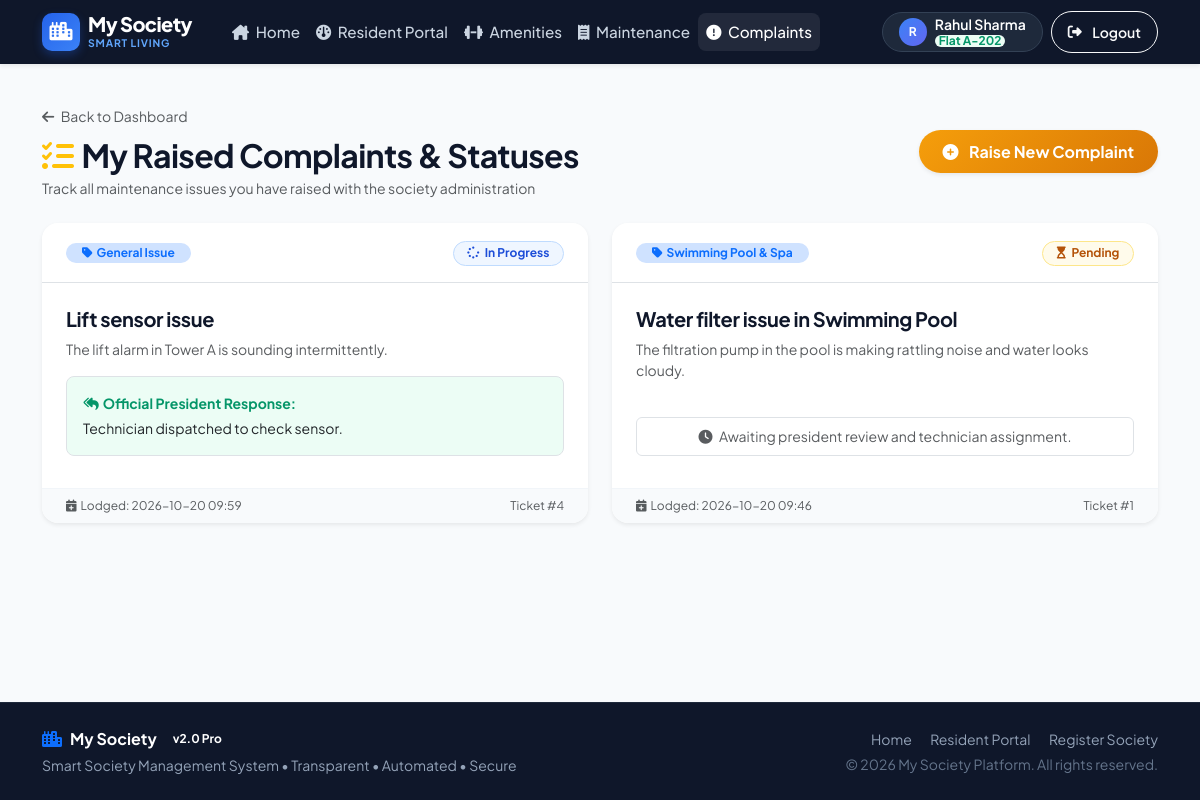
The app's page /member/my_complaints (signed in) with its own data.
### tables this page shows
CREATE TABLE complaints (
            id INTEGER PRIMARY KEY AUTOINCREMENT,
            user_id INTEGER NOT NULL,
            facility_id INTEGER,
            subject TEXT NOT NULL,
            description TEXT NOT NULL,
            status TEXT DEFAULT 'Pending',
            response TEXT,
            created_at TIMESTAMP DEFAULT CURRENT_TIMESTAMP,
            resolved_at TIMESTAMP,
            FOREIGN KEY (user_id) REFERENCES users(id),
            FOREIGN KEY (facility_id) REFERENCES facilities(id)
        );

CREATE TABLE facilities (
            id INTEGER PRIMARY KEY AUTOINCREMENT,
            name TEXT NOT NULL,
            description TEXT,
            monthly_cost REAL NOT NULL DEFAULT 0,
            society_id INTEGER NOT NULL,
            created_at TIMESTAMP DEFAULT CURRENT_TIMESTAMP,
            FOREIGN KEY (society_id) REFERENCES societies(id)
        );

### app.py (the view)
@app.route('/member/my_complaints')
@login_required
def my_complaints():
    db = get_db()
    complaints = db.execute('''
        SELECT c.*, f.name as facility_name
        FROM complaints c
        LEFT JOIN facilities f ON c.facility_id = f.id
        WHERE c.user_id = ?
        ORDER BY c.created_at DESC
    ''', (session['user_id'],)).fetchall()
    db.close()
    return render_template('member/my_complaints.html', complaints=complaints)

### app.py (called while the page is built)
@app.context_processor
def inject_global_vars():
    return {
        'current_year': datetime.now().year,
        'current_month': datetime.now().month
    }

def login_required(f):
    from functools import wraps
    @wraps(f)
    def decorated_function(*args, **kwargs):
        if 'user_id' not in session:
            flash('Please log in to access this page.', 'warning')
            return redirect(url_for('login'))
        return f(*args, **kwargs)
    return decorated_function

### database.py (called while the page is built)
def get_db():
    conn = sqlite3.connect(DATABASE)
    conn.row_factory = sqlite3.Row
    conn.execute('PRAGMA foreign_keys = ON')
    return conn

### templates/member/my_complaints.html (shortened to what this page needs)
{% extends 'base.html' %}
{% block content %}
<div class="container py-4">
    <div class="d-flex flex-wrap justify-content-between align-items-center gap-3 mb-4">
        <div>
            <a href="{{ url_for('member_dashboard') }}" class="text-decoration-none text-muted small">
                <i class="fa-solid fa-arrow-left me-1"></i> Back to Dashboard
            </a>
            <h2 class="fw-bold text-slate-900 mt-2 mb-1">
                <i class="fa-solid fa-list-check text-warning me-2"></i>My Raised Complaints & Statuses
            </h2>
            <p class="text-muted small mb-0">Track all maintenance issues you have raised with the society administration</p>
        </div>
        <a href="{{ url_for('raise_complaint') }}" class="btn btn-warning rounded-pill px-4 shadow-sm text-white fw-bold">
            <i class="fa-solid fa-plus-circle me-1"></i> Raise New Complaint
        </a>
    </div>
    {% if complaints %}
        <div class="row g-4">
            {% for c in complaints %}
            <div class="col-lg-6">
                <div class="card shadow-sm border-0 h-100 position-relative overflow-hidden">
                    <div class="card-header bg-white py-3 d-flex justify-content-between align-items-center border-bottom">
                        <span class="badge bg-primary-subtle text-primary rounded-pill px-3 py-1 text-xs">
                            <i class="fa-solid fa-tag me-1"></i>{{ c.facility_name or 'General Issue' }}
                        </span>
                        <div>
                            {% if c.status == 'Pending' %}
                                <span class="badge badge-pill-status badge-status-pending"><i class="fa-solid fa-hourglass-start"></i> Pending</span>
                            {% elif c.status == 'In Progress' %}
                                <span class="badge badge-pill-status badge-status-in-progress"><i class="fa-solid fa-spinner fa-spin"></i> In Progress</span>
                            {% else %}
                                <span class="badge badge-pill-status badge-status-resolved"><i class="fa-solid fa-check"></i> Resolved</span>
                            {% endif %}
                        </div>
                    </div>
                    <div class="card-body p-4 d-flex flex-column">
                        <h5 class="fw-bold text-slate-900 mb-2">{{ c.subject }}</h5>
                        <p class="text-muted small mb-3 flex-grow-1">{{ c.description }}</p>
                        {% if c.response %}
                            <div class="p-3 bg-emerald-subtle rounded-3 border border-emerald-200 small mt-auto mb-2">
                                <div class="d-flex justify-content-between align-items-center fw-bold text-emerald mb-1">
                                    <span><i class="fa-solid fa-reply-all me-1"></i>Official President Response:</span>
                                </div>
                                <div class="text-slate-800">{{ c.response }}</div>
                            </div>
                        {% else %}
                            <div class="p-2 bg-slate-50 rounded border border-slate-200 small text-muted text-center mt-auto mb-2">
                                <i class="fa-solid fa-clock me-1"></i> Awaiting president review and technician assignment.
                            </div>
                        {% endif %}
                    </div>
                    <div class="card-footer bg-slate-50 py-2 text-xs text-muted d-flex justify-content-between">
                        <span><i class="fa-solid fa-calendar-plus me-1"></i>Lodged: {{ c.created_at[:16] }}</span>
                        <span>Ticket #{{ c.id }}</span>
                    </div>
                </div>
            </div>
            {% endfor %}
        </div>
    {% endif %}
</div>
{% endblock %}

### static/css/style.css (style rules this page uses)
:root { --primary: #2563eb; --primary-hover: #1d4ed8; --primary-light: #eff6ff; --primary-subtle: #dbeafe; --dark-slate: #0f172a; --dark-slate-lighter: #1e293b; --dark-slate-border: #334155; --slate-50: #f8fafc; --slate-100: #f1f5f9; --slate-200: #e2e8f0; --slate-300: #cbd5e1; --slate-400: #94a3b8; --slate-500: #64748b; --slate-600: #475569; --slate-700: #334155; --slate-800: #1e293b; --slate-900: #0f172a; --success: #10b981; --success-subtle: #ecfdf5; --warning: #f59e0b; --warning-subtle: #fffbeb; --danger: #ef4444; --danger-subtle: #fef2f2; --info: #06b6d4; --info-subtle: #ecfeff; --purple: #8b5cf6; --purple-subtle: #f5f3ff; --font-sans: 'Plus Jakarta Sans', system-ui, -apple-system, BlinkMacSystemFont, 'Segoe UI', Roboto, sans-serif; --radius-sm: 8px; --radius-md: 12px; --radius-lg: 16px; --radius-xl: 22px; --radius-full: 9999px; --shadow-soft: 0 4px 20px -2px rgba(15, 23, 42, 0.06); --shadow-card: 0 10px 30px -4px rgba(15, 23, 42, 0.08), 0 4px 6px -2px rgba(15, 23, 42, 0.03); --shadow-hover: 0 20px 35px -4px rgba(37, 99, 235, 0.12), 0 8px 12px -3px rgba(15, 23, 42, 0.06); }
body { font-family: var(--font-sans); background-color: #f8fafc; color: #1e293b; -webkit-font-smoothing: antialiased; -moz-osx-font-smoothing: grayscale; }
h1, h2, h3, h4, h5, h6 { font-weight: 700; color: #0f172a; letter-spacing: -0.02em; }
a { transition: all 0.2s ease-in-out; }
.text-xs { font-size: 0.75rem !important; }
.bg-emerald-subtle { background-color: #ecfdf5 !important; }
.text-emerald { color: #059669 !important; }
.card { border-radius: var(--radius-lg); border: 1px solid rgba(226, 232, 240, 0.85); background-color: #ffffff; box-shadow: var(--shadow-card); transition: transform 0.25s cubic-bezier(0.16, 1, 0.3, 1), box-shadow 0.25s cubic-bezier(0.16, 1, 0.3, 1); }
.card-header { background-color: #ffffff; border-bottom: 1px solid #f1f5f9; padding: 1.25rem 1.5rem; font-weight: 700; border-top-left-radius: var(--radius-lg) !important; border-top-right-radius: var(--radius-lg) !important; }
.card-body { padding: 1.5rem; }
.card-footer { background-color: #f8fafc; border-top: 1px solid #f1f5f9; padding: 1rem 1.5rem; border-bottom-left-radius: var(--radius-lg) !important; border-bottom-right-radius: var(--radius-lg) !important; }
.badge-pill-status { padding: 0.35rem 0.85rem; font-weight: 700; font-size: 0.75rem; border-radius: var(--radius-full); display: inline-flex; align-items: center; gap: 0.35rem; text-transform: capitalize; }
.badge-status-pending { background-color: #fffbeb; color: #b45309; border: 1px solid #fde68a; }
.badge-status-in-progress { background-color: #eff6ff; color: #1d4ed8; border: 1px solid #bfdbfe; }
.btn { font-weight: 600; border-radius: 10px; padding: 0.6rem 1.25rem; transition: all 0.2s ease; display: inline-flex; align-items: center; justify-content: center; gap: 0.4rem; }
.btn-warning { background: linear-gradient(135deg, #f59e0b, #d97706); border: none; color: #ffffff; box-shadow: 0 4px 12px rgba(245, 158, 11, 0.25); }

### records on screen
complaints: facility_name "General Issue", status "In Progress" (drawn), subject "Lift sensor issue", description "The lift alarm in Tower A is sounding intermittently.", response "Technician dispatched to check sensor.", created_at "2026-10-20 09:59", id "4"
complaints: name "Swimming Pool & Spa", status "Pending" (drawn), subject "Water filter issue in Swimming Pool", description "The filtration pump in the pool is making rattling noise and water looks cloudy.", shows "Awaiting president review and technician assignment.", created_at "2026-10-20 09:46", id "1"

### other values on screen
{{ session.user_name[:1]|upper }} "R"
{{ session.user_name }} "Rahul Sharma"
{{ session.flat_no or 'Resident' }} "A-202"
